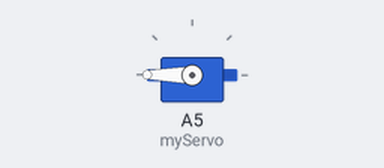
This sketch was run on a simulated Arduino Uno, built with avr-gcc and run on an emulated ATmega328P. Shown: servo.

Above: at 0.05 s.
Timing chart, 0 to 4.6 s (numbered marks = the images above):
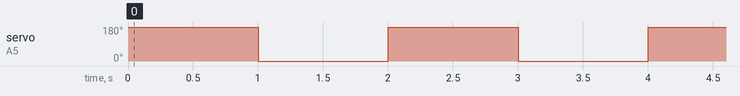

Measured:
- by itself, servo on A5 (myServo): alternates 180° for 1.0 s and 0° for 1.0 s

The sketch:

servoMoteur.ino
```cpp
#include <Servo.h>

Servo myServo;  // Crée un objet Servo

void setup() {
  myServo.attach(A5);  // Attache le servo à la broche A5
}

void loop() {
  // Tourne à 180 degrés (à gauche)
  myServo.write(180);
  delay(1000);  // Attend 1 seconde

  // Tourne à 0 degré (à droite)
  myServo.write(0);
  delay(1000);  // Attend 1 seconde
}
```
